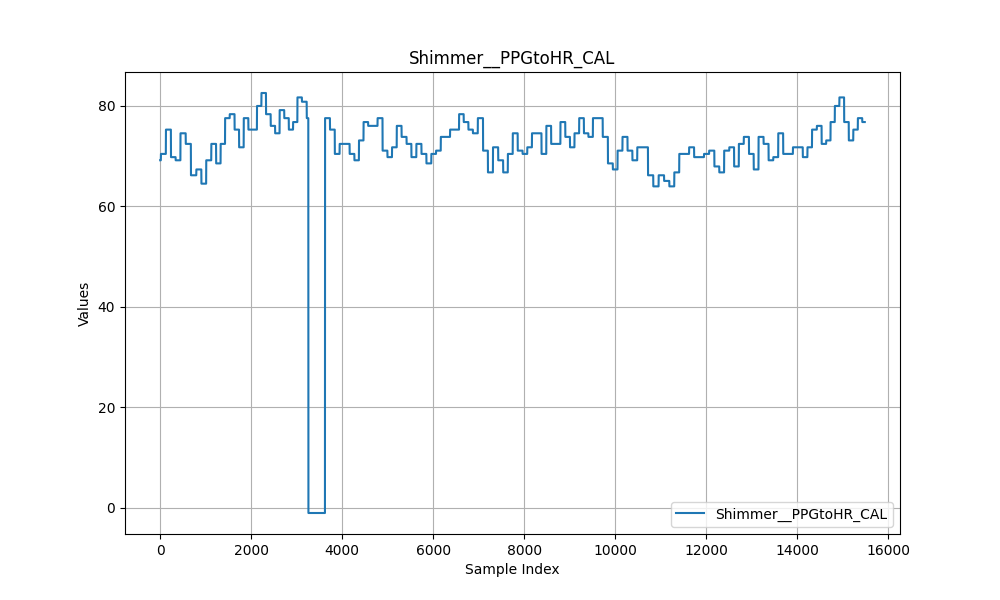

Here is the Python script that generated this plot:
import os
import pandas as pd
import matplotlib.pyplot as plt

# Define the folder path where your CSV files are located
folder_path = r"C:\Users\anechyporenko\Desktop\Measurments\Huzze\ppg_hr\after stress"


# Get a list of CSV files in the folder
csv_files = [file for file in os.listdir(folder_path) if file.endswith(".csv")]

# Iterate through each CSV file and list all column names
for csv_file in csv_files:
    # Construct the full path to the CSV file
    csv_path = os.path.join(folder_path, csv_file)

    # Load the CSV file into a DataFrame
    df = pd.read_csv(csv_path, delimiter='\t', skiprows=[0, 2])

     # Print the list of column names
    print(f"Column names in {csv_file}:")
    for column_name in df.columns:
        print(column_name)

        # Print the values in the "Shimmer__PPGtoHR_CAL" column
print("Values in 'Shimmer__PPGtoHR_CAL' column:")
print(df["Shimmer__PPGtoHR_CAL"])


# Assuming you have loaded your CSV into a DataFrame named df
# Extract the values from the "Shimmer__PPGtoHR_CAL" column
ibi_data = df["Shimmer__PPGtoHR_CAL"]

# Create a range of x-values (assuming a simple linear progression)
x_values = range(len(ibi_data))

# Plot the data
plt.figure(figsize=(10, 6))  # Adjust the figure size as needed
plt.plot(x_values, ibi_data, label="Shimmer__PPGtoHR_CAL")
plt.xlabel("Sample Index")
plt.ylabel("Values")
plt.title("Shimmer__PPGtoHR_CAL")
plt.legend()
plt.grid(True)

# Show the plot
plt.show()
